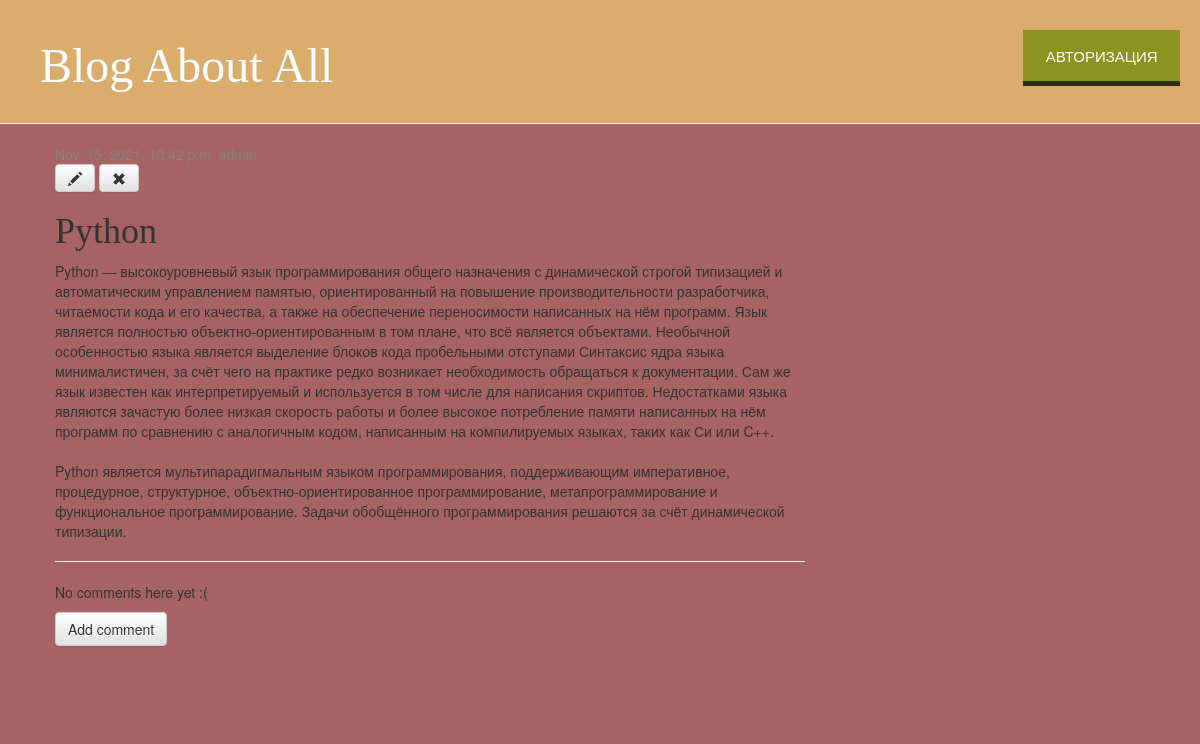
The app's page /post/1/ with its own data.
### blog/models.py (models this page shows, shortened)
class Post(models.Model):
    author = models.ForeignKey(settings.AUTH_USER_MODEL, on_delete=models.CASCADE)
    title = models.CharField(max_length=200)
    text = models.TextField()
    created_date = models.DateTimeField(default=timezone.now)
    published_date = models.DateTimeField(blank=True, null=True)

### blog/views.py (the view)
# urls.py: path('post/<int:pk>/', views.post_detail, name='post_detail'),
def post_detail(request, pk):
    post = get_object_or_404(Post, pk=pk)
    return render(request, 'blog/post_detail.html', {'post': post})

### blog/templates/blog/post_detail.html (shortened to what this page needs)
{% extends 'blog/base.html' %}
{% block content %}
    <div class="post">
        {% if post.published_date %}
            <div class="date">
            </div>
            <a class="btn btn-default" href="{% url 'post_edit' pk=post.pk %}"><span class="glyphicon glyphicon-pencil"></span></a>
            <a class="btn btn-default" href="{% url 'post_remove' pk=post.pk %}"><span class="glyphicon glyphicon-remove"></span></a>
        {% endif %}
        <h1>{{ post.title }}</h1>
        <p>{{ post.text|linebreaksbr }}</p>
        <hr>
        {% for comment in post.comments.all %}
            {% if user.is_authenticated or comment.approved_comment %}
                <div class="comment">
                    <div class="date">
                    {{ comment.created_date }}
                {% if not comment.approved_comment %}
                    <a class="btn btn-default" href="{% url 'comment_remove' pk=comment.pk %}"><span class="glyphicon glyphicon-remove"></span></a>
                    <a class="btn btn-default" href="{% url 'comment_approve' pk=comment.pk %}"><span class="glyphicon glyphicon-ok"></span></a>
                {% endif %}
                    </div>
                <strong>{{ comment.author }}</strong>
                <p>{{ comment.text|linebreaks }}</p>
                </div>
            {% endif %}
        {% empty %}
            <p>No comments here yet :(</p>
        {% endfor %}
        <a class="btn btn-default" href="{% url 'add_comment_to_post' pk=post.pk %}">Add comment</a>
    </div>
{% endblock %}

### blog/static/css/blog.css (style rules this page uses)
body { background-color: #a76363; }
h1, h2, h3, h4 { font-family: 'Lobster', cursive; }
.date { color: #828282; }
.post { margin-bottom: 70px; }

### records on screen
Post: title "Python", text "Python — высокоуровневый язык программирования общего назначения с динамической строгой типизацией и автоматическим управлением памятью, ориентированный на повышение производительности разработчика, читаемости кода и его качества, а также на обеспечение переносимости написанных на нём программ. Язык является полностью объектно-ориентированным в том плане, что всё является объектами. Необычной особенностью языка является выделение блоков кода пробельными отступами Синтаксис ядра языка минималистичен, за счёт чего на практике редко возникает необходимость обращаться к документации. Сам же язык известен как интерпретируемый и используется в том числе для написания скриптов. Недостатками языка…"
